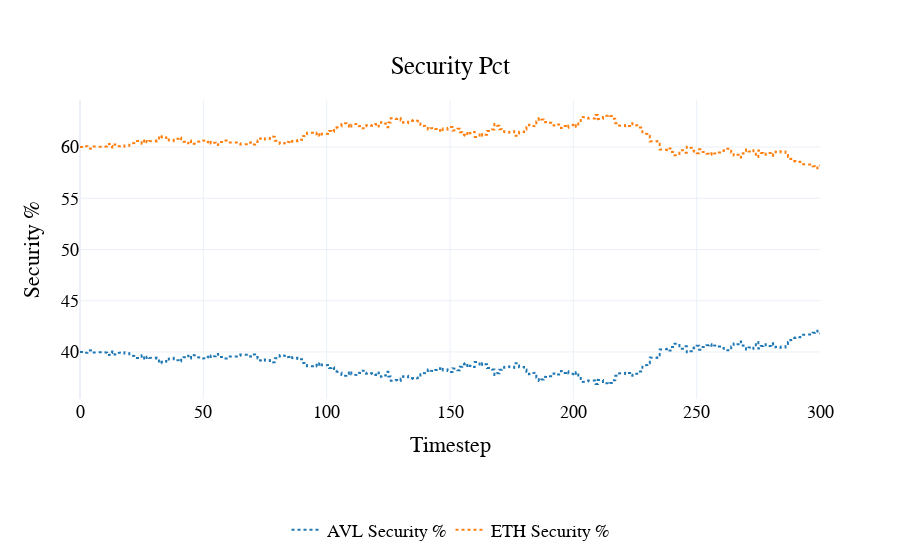

Notebook source saved alongside this figure:
### Code cell
fig= visualizations.plot_security_pct(
    df
)
pio.show(fig)

### Figure 1 — Plotly figure (JSON) as saved in the notebook; plotly's stock layout.template omitted (floating-point values rounded to 4 significant figures; data arrays with more than 128 entries replaced by an {"elided": "..."} marker saying what was removed)
{"data": [{"line": {"color": "#1f77b4", "dash": "dot"}, "name": "AVL Security %", "type": "scatter", "x": {"elided": "2101 int values"}, "y": {"elided": "2101 float values"}}, {"line": {"color": "#ff7f0e", "dash": "dot"}, "name": "ETH Security %", "type": "scatter", "x": {"elided": "2101 int values"}, "y": {"elided": "2101 float values"}}], "layout": {"font": {"color": "black", "family": "Arial", "size": 18}, "hovermode": "x unified", "legend": {"orientation": "h", "x": 0.5, "xanchor": "center", "y": -0.5, "yanchor": "bottom"}, "paper_bgcolor": "rgba(255, 255, 255, 1)", "plot_bgcolor": "rgba(255, 255, 255, 1)", "title": {"text": "Security Pct", "x": 0.5, "xanchor": "center", "y": 0.9, "yanchor": "top"}, "xaxis": {"title": {"text": "Timestep"}}, "yaxis": {"title": {"text": "Security %"}}}}
